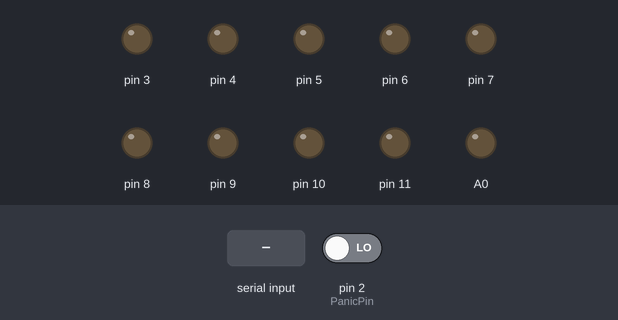
The sketch below on a simulated Arduino Uno, built with avr-gcc and run on an emulated ATmega328P. On the bench: output pins drawn as LEDs (lit = HIGH). Inputs (shaded band) come from the test bench; at power-on: pin 2 (PanicPin) LOW. What the sketch prints to the serial monitor is not drawn.

Above: at 1.2 s.
1.3 s: "1\n" received over Serial
At 1.6 s:
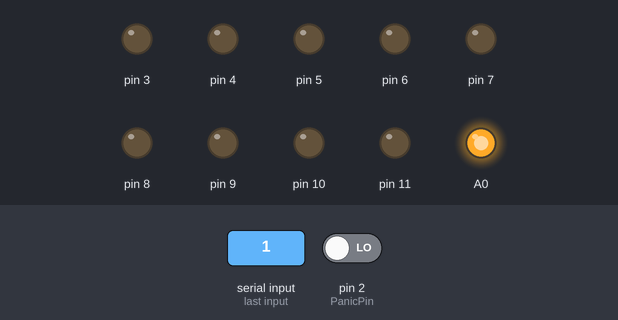
3.3 s: "2\n" received over Serial
At 3.7 s:
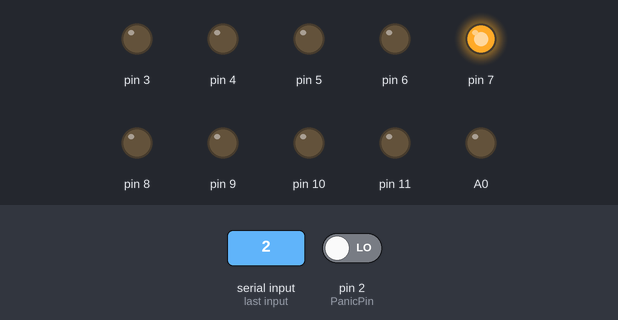
5.3 s: "3\n" received over Serial
At 5.7 s:
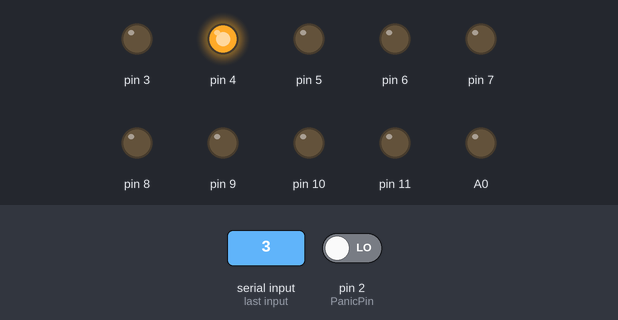
7.3 s: "4\n" received over Serial
At 7.7 s:
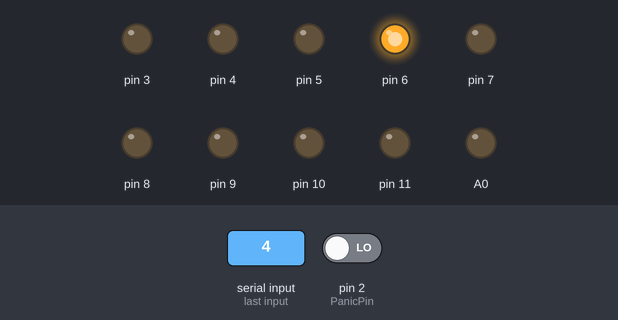
9.3 s: "5\n" received over Serial
At 9.7 s:
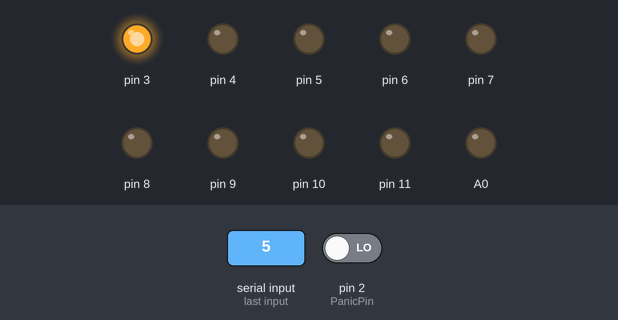
Timing chart, 0 to 12.3 s (numbered marks = the images above; inputs shaded):
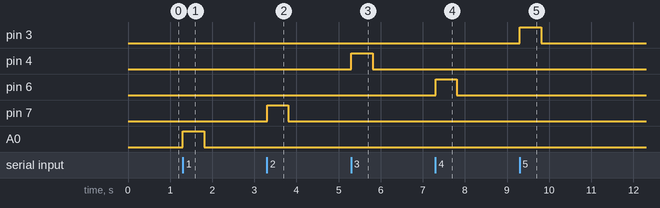

The sketch:

Haptic_suit__updated__v2.ino
```cpp
// recive charchters from the monitor
char rx_byte = 0;
String rx_str = "";

// varible for vibrator motor
int vibrator = 0;

const byte PanicPin = 2;            // button is connected to pin 2 and GND
int Panic_confirm_Status = 0;


void setup() {
  // put your setup code here, to run once:
  Serial.begin(9600);
  pinMode(2, INPUT);
  pinMode(3, OUTPUT);
  pinMode(4, OUTPUT);
  pinMode(5, OUTPUT);
  pinMode(6, OUTPUT);
  pinMode(7, OUTPUT);
  pinMode(8, OUTPUT);
  pinMode(9, OUTPUT);
  pinMode(10, OUTPUT);
  pinMode(11, OUTPUT);
  pinMode(A0, OUTPUT);

  digitalWrite(A0, LOW);
  digitalWrite(3, LOW);
  digitalWrite(4, LOW);
  digitalWrite(5, LOW);
  digitalWrite(6, LOW);
  digitalWrite(7, LOW);
  digitalWrite(8, LOW);
  digitalWrite(9, LOW);
  digitalWrite(10, LOW);
  digitalWrite(11, LOW);

}

void loop() {


  Panic_confirm_Status  =  digitalRead(2);
  Serial.println(Panic_confirm_Status);


  if (Serial.available() > 0)
  {
    rx_byte = Serial.read();

    if (rx_byte != '\n') {
      rx_str += rx_byte;
    }
    else {
      vibrator = rx_str.toInt();
      rx_str = "";
    }
  }


  if (vibrator == 1)
  {
    vibrator_on(A0);
  }
  if (vibrator == 2)
  {
    vibrator_on(7);
  }
  if (vibrator == 3)
  {
    vibrator_on(4);
  }
  if (vibrator == 4)
  {
    vibrator_on(6);
  }
  if (vibrator == 5)
  {
    vibrator_on(3);
  }
  if (vibrator == 6)
  {
    vibrator_on(5);
  }
  if (vibrator == 7)
  {
    vibrator_on(8);
  }
  if (vibrator == 8)
  {
    vibrator_on(9);
  }
  if (vibrator == 9)
  {
    vibrator_on(10);
  }
  if (vibrator == 10)
  {
    vibrator_on(11);
  }
  if (vibrator == 11)
  {
    vibrate_all(3, 4, 5, 6, 7, 8, 9, 10, 11, A0 );
  }
  if (vibrator == 12)
  {
    vibrate_off(3, 4, 5, 6, 7, 8, 9, 10, 11, A0 );
  }
  vibrator = 0;
}
void vibrate_all(int n1, int n2, int n3, int n4, int n5, int n6, int n7, int n8, int n9, int n10 )
{
  digitalWrite(n1, HIGH);
  digitalWrite(n2, HIGH);
  digitalWrite(n3, HIGH);
  digitalWrite(n4, HIGH);
  digitalWrite(n5, HIGH);
  digitalWrite(n6, HIGH);
  digitalWrite(n7, HIGH);
  digitalWrite(n8, HIGH);
  digitalWrite(n9, HIGH);
  digitalWrite(n10, HIGH);
}

void vibrate_off(int n1, int n2, int n3, int n4, int n5, int n6, int n7, int n8, int n9, int n10 )
{
  digitalWrite(n1, LOW);
  digitalWrite(n2, LOW);
  digitalWrite(n3, LOW);
  digitalWrite(n4, LOW);
  digitalWrite(n5, LOW);
  digitalWrite(n6, LOW);
  digitalWrite(n7, LOW);
  digitalWrite(n8, LOW);
  digitalWrite(n9, LOW);
  digitalWrite(n10, LOW);
}

void vibrator_on(int pinnumber)
{

  digitalWrite(3, LOW);
  digitalWrite(4, LOW);
  digitalWrite(5, LOW);
  digitalWrite(6, LOW);
  digitalWrite(7, LOW);
  digitalWrite(8, LOW);
  digitalWrite(9, LOW);
  digitalWrite(10, LOW);
  digitalWrite(11, LOW);
  digitalWrite(A0, LOW);
  digitalWrite(pinnumber, HIGH);
  delay(500);
  digitalWrite(pinnumber, LOW);

}
```

Measured:
- after the input at 1.3 s, A0: LOW → HIGH at once, → LOW 0.50 s later
- after the input at 3.3 s, pin 7: LOW → HIGH at once, → LOW 0.50 s later
- after the input at 5.3 s, pin 4: LOW → HIGH at once, → LOW 0.50 s later
- after the input at 7.3 s, pin 6: LOW → HIGH at once, → LOW 0.50 s later
- after the input at 9.3 s, pin 3: LOW → HIGH at once, → LOW 0.50 s later
